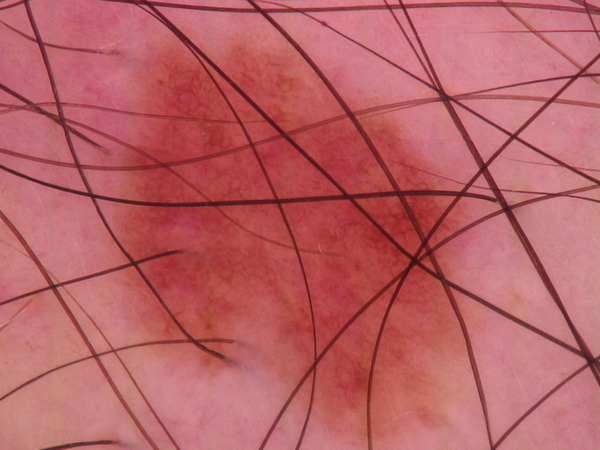
#> input picture nev00014.jpg, 600 x 450 px
$ python processing.py
#> lines starting #> are read from the running program, lines starting #| are printed output that depends on the picture; after the words box and inside, x2 and y2 are one past the last pixel; in counts of white or black regions, pixels touching at a corner belong together
import cv2
import numpy as np

# Load the original image
original_image = cv2.imread('nev00014.jpg')
#> original_image is the input picture: shape (450, 600, 3); mean B, G, R 101.2, 97.3, 185.6

# Step 1: Apply Gaussian Filter for Noise Reduction
blurred_image = cv2.GaussianBlur(original_image, (5, 5), 0)

# Step 2: Apply CLAHE (Contrast Limited Adaptive Histogram Equalization)
gray_image = cv2.cvtColor(blurred_image, cv2.COLOR_BGR2GRAY)
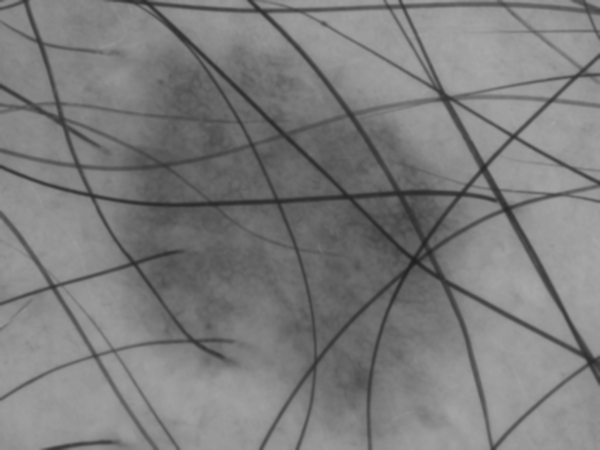
#> gray_image: shape (450, 600); min 30, max 167, mean 124.2
clahe = cv2.createCLAHE(clipLimit=2.0, tileGridSize=(8, 8))
clahe_image = clahe.apply(gray_image)
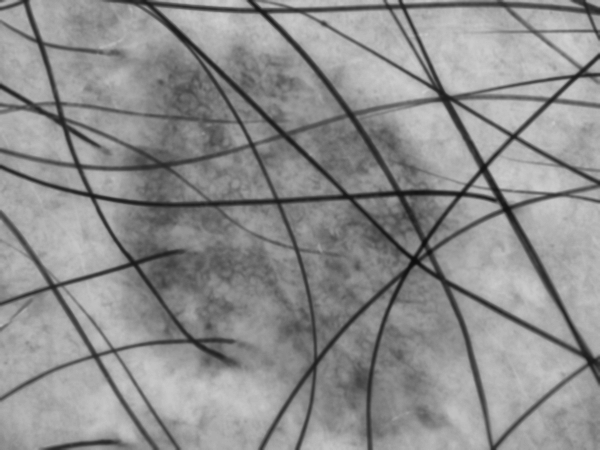
#> clahe_image: shape (450, 600); min 12, max 209, mean 141.4

# Step 3: Thresholding for Segmentation
_, thresholded_image = cv2.threshold(clahe_image, 160, 255, cv2.THRESH_BINARY)
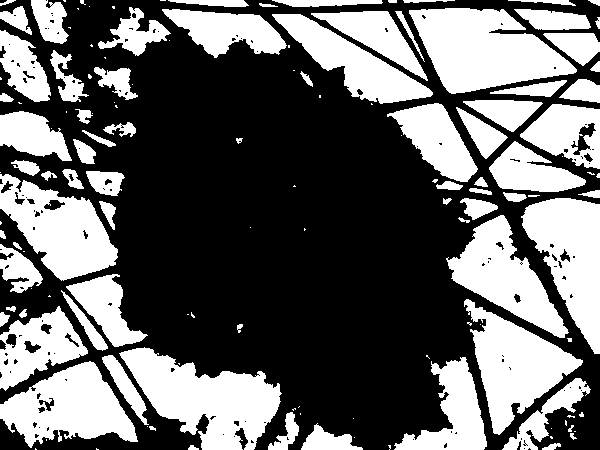
#> thresholded_image: shape (450, 600); 40.4% white; 137 white regions (59 under 20 px), largest, box (x1, y1, x2, y2) and area: (409, 8, 577, 94) 8964, (119, 347, 282, 450) 8866, (464, 299, 583, 435) 7051

# Step 4: Opening and Closing Operations to Remove Hair (with linear structural element)
kernel = np.ones((7, 7), np.uint8)
opened_image = cv2.morphologyEx(thresholded_image, cv2.MORPH_OPEN, kernel)
#> opened_image: shape (450, 600); 37% white; 60 white regions, largest, box (x1, y1, x2, y2) and area: (411, 8, 574, 93) 8867, (122, 348, 280, 450) 8490, (468, 302, 581, 434) 6865
closed_image = cv2.morphologyEx(opened_image, cv2.MORPH_CLOSE, kernel)
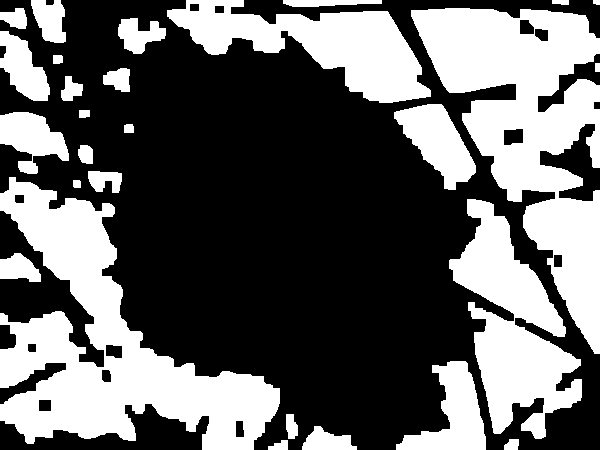
#> closed_image: shape (450, 600); 39.3% white; 28 white regions

# Step 5: Find Contours
contours, _ = cv2.findContours(closed_image, cv2.RETR_EXTERNAL, cv2.CHAIN_APPROX_SIMPLE)
#> contours = 28 contours; largest, box (x1, y1, x2, y2) and area: (0, 177, 280, 450) 30564, (411, 8, 600, 354) 28854, (449, 199, 582, 439) 14332, (167, 0, 431, 103) 11986, (396, 361, 486, 450) 3690

# Draw the contours on a copy of the original image
contour_image = original_image.copy()
cv2.drawContours(contour_image, contours, -1, (0, 255, 0), 2)
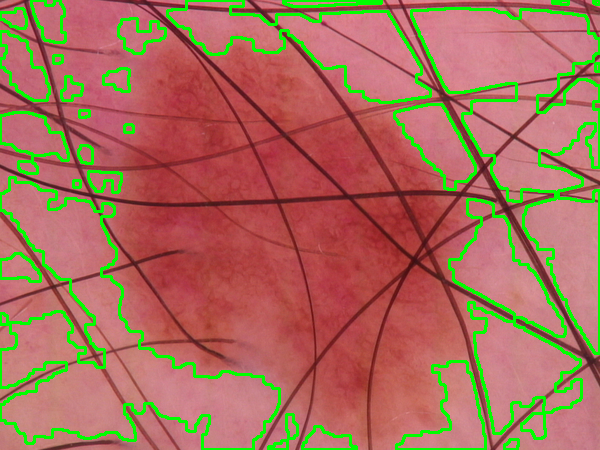
#> contour_image: shape (450, 600, 3); 9.05% of pixels changed, all inside (x1, y1, x2, y2) = (0, 0, 600, 450)

# Display the image with contours
cv2.imshow('Opening and Closing', closed_image)
cv2.waitKey(0)
cv2.destroyAllWindows()

cv2.imshow('Contours', contour_image)
cv2.waitKey(0)
cv2.destroyAllWindows()

# Step 6: Apply Contours to Original Image and Extract Features
features_within_contours = []

for contour in contours:
    mask = np.zeros_like(gray_image)
    cv2.drawContours(mask, [contour], -1, 255, thickness=cv2.FILLED)
    features_within_contour = cv2.bitwise_and(clahe_image, clahe_image, mask=mask)

    # Extract features from the region within the contour
    # You can add your feature extraction code here for 'features_within_contour'

    features_within_contours.append(features_within_contour)
#> this loop made 28 passes
#> contour on pass 18: [[595, 63], [595, 71], [599, 71], [599, 63]]
#> pass 1, `features_within_contour = cv2.bitwise_and(clahe_image, clahe_image, ma..`:
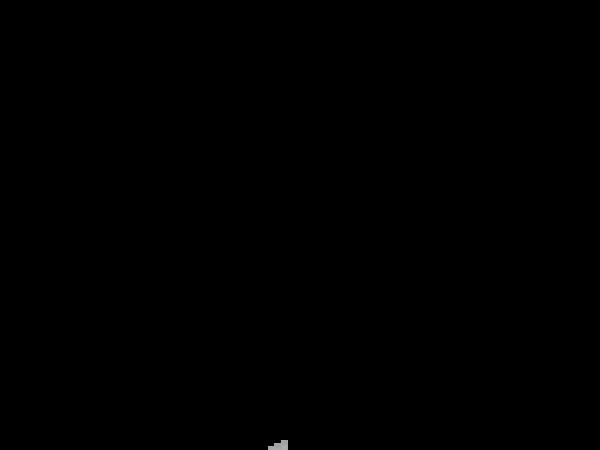
#> features_within_contour: shape (450, 600); min 0, max 175, mean 0.1
#> after the loop:
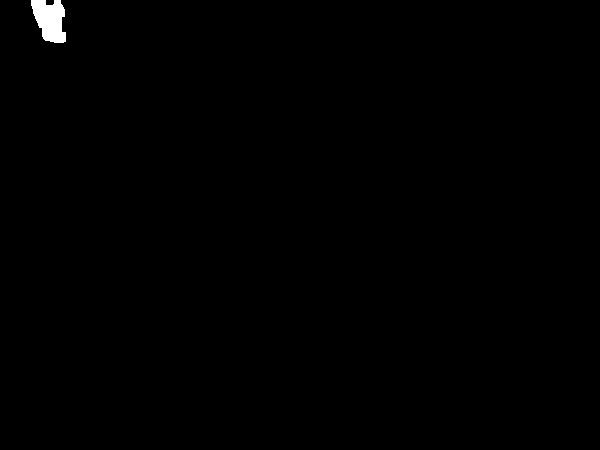
#> mask: shape (450, 600); 0.4% white; 1 white region, box (x1, y1, x2, y2) and area: (31, 0, 66, 43) 1080
#> after the loop, features_within_contours = 28 items

# 'features_within_contours' now contains the extracted features within each contour
print('Features within contours', features_within_contours)
#> (printed output is left out)
